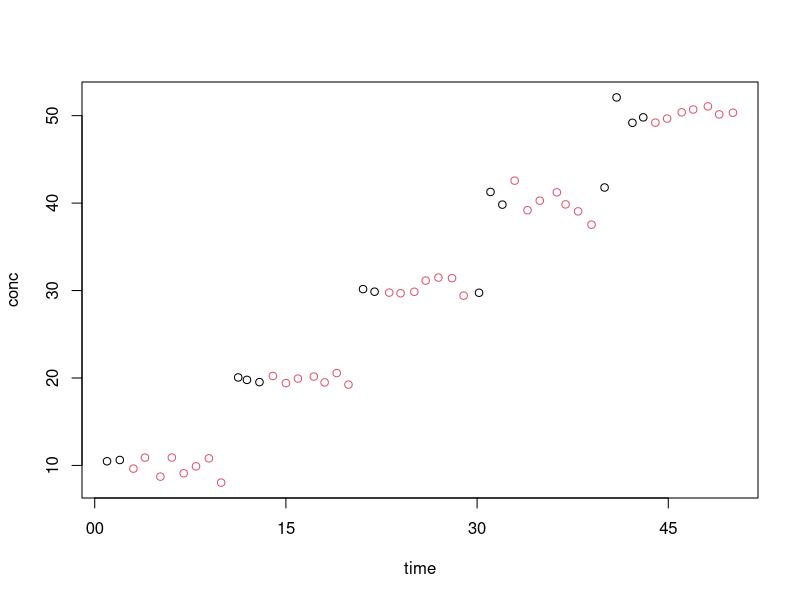

Write R code to recreate this figure.
# Goal: Identify the rows of a time series where I should expect concentration to be steady
#	(i.e. setpoint has not changed recently). 
# N.B. Not yet testing whether concentration IS steady -- that's the next step downstream.
# Wrinkles: setpoints are logged at a lower frequency than concentrations, and logging intervals 
# 	for both are just irregular enough to be troublesome.

# Generate sample data:
# running log of gas concentrations, recorded approximately every second
concdata = data.frame( 
	time = as.POSIXct((1:50) + rnorm(25, mean= 0, sd=0.1), origin="2014-07-07"),
	conc = rep(seq(10,50,10),each=10)+rnorm(50))
# running log of setpoints, recorded approximately every 1.5 seconds
# For this example, setpoint change is sent every 10 seconds
# and concentration stabilizes within 3 seconds.
setdata = data.frame(
	time = as.POSIXct(seq(1,50, by=1.5) + rnorm(33, mean= 1.5, sd=0.1), origin="2014-07-07"),
	setpoint = c(rep(10,6), rep(20,7), rep(30,6), rep(40,7), rep(50,7)))

setstable = function(start, end, time){
  # Which values in `time` are between `start` and `end`?
  # start, end, time should all be comparable types, but need not be POSIXt objects.
  # returns a logical vector same length as `time`.
	(time >= start) & (time <= end)
}

# Find times when setpoint changed
setdata_changepoints = cumsum(rle(setdata$setpoint)$lengths)
setdata_changetimes = setdata$time[setdata_changepoints]


# Build a logical matrix with one column for each steady interval.
# BEWARE: This matrix is nrow(concdata) by length(setdata_changetimes). 
#	You probably don't want to do this on a large dataset.
concdata_stable = mapply(
	FUN=setstable, 
	start=setdata_changetimes-7, # 10-7 = 3 sec stabilization time
	end=setdata_changetimes, 
	MoreArgs=list(time=concdata$time))

concdata$stable = apply(concdata_stable, 1, any)

# Visual check: Did we mark the right points?
# If misaligned, check for timestamp problems (especially timezones)
plot(conc ~ time, concdata, col=stable+1)



# ...Actually, I want to bring the setpoints over too. 
# Maybe ought to be a separate function, but dumping here for the moment
# Approach: merge on timestamps

# round timestamps to nearest second
library(xts)
setdata$time_rnd = align.time(setdata$time,1)
concdata$time_rnd = align.time(concdata$time,1)

# now merge dataframes on the rounded times, drop unaligned time (column 1 in both dfs)
concdata_w_set = merge(concdata[,-1], setdata[,-1], all=TRUE) 
# Since setpoint is logged less often than concentration, some lines will be NA.
# Fill these from the previously recorded setpoint.
# (Setpoints are logged immediately on change, so last recorded value is never stale.)
# If conc logging started before setpoint logging, some NAs may remain at beginning of df;
# must fix these by hand, R can't deduce what the setpoint was before logging started!
concdata_w_set$setpoint = na.locf(concdata_w_set$setpoint, na.rm=FALSE)

# Now that all concentration times have setpoints, 
# remove setpoints logged at times with no concentration data.
# !! BUGBUG: Assumes all NAs were introduced by merge. 
#	In this example that's true because stable was initialized to FALSE a few lines ago.
#	when using real data, check this.
concdata_w_set = concdata_w_set[!is.na(concdata_w_set$stable),]
row.names(concdata_w_set)=NULL # reset numbers to 1:nrow(concdata)
